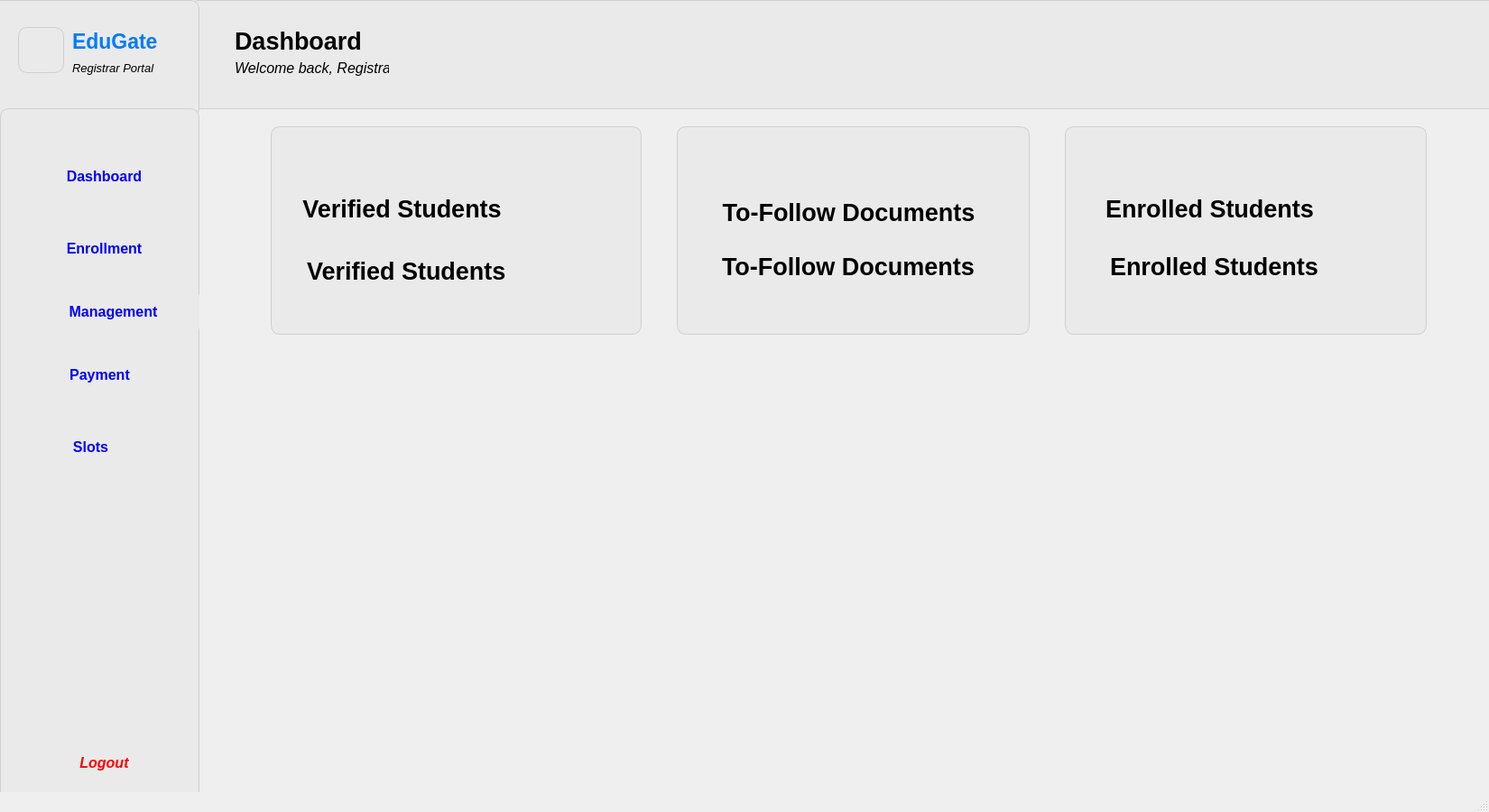
<?xml version="1.0" encoding="UTF-8"?>
<ui version="4.0">
 <class>MainWindow</class>
 <widget class="QMainWindow" name="MainWindow">
  <property name="geometry">
   <rect>
    <x>0</x>
    <y>0</y>
    <width>1650</width>
    <height>900</height>
   </rect>
  </property>
  <property name="sizePolicy">
   <sizepolicy hsizetype="Fixed" vsizetype="Fixed">
    <horstretch>0</horstretch>
    <verstretch>0</verstretch>
   </sizepolicy>
  </property>
  <property name="minimumSize">
   <size>
    <width>1650</width>
    <height>900</height>
   </size>
  </property>
  <property name="maximumSize">
   <size>
    <width>1650</width>
    <height>900</height>
   </size>
  </property>
  <property name="windowTitle">
   <string>MainWindow</string>
  </property>
  <property name="styleSheet">
   <string notr="true">#centralwidget {
    background-color: qlineargradient(
        spread:pad, x1:0, y1:0, x2:0, y2:1,
        stop:0 #eaf3ff,
        stop:1 #d3e8ff
    );
}</string>
  </property>
  <widget class="QWidget" name="centralwidget">
   <widget class="QWidget" name="widget" native="true">
    <property name="geometry">
     <rect>
      <x>210</x>
      <y>0</y>
      <width>1451</width>
      <height>121</height>
     </rect>
    </property>
    <property name="styleSheet">
     <string notr="true">QWidget {
    background-color: #eaeaea;  
    border: 1px solid #cfcfcf;
    border-radius: 10px;
}
</string>
    </property>
    <widget class="QLabel" name="label">
     <property name="geometry">
      <rect>
       <x>50</x>
       <y>20</y>
       <width>191</width>
       <height>51</height>
      </rect>
     </property>
     <property name="font">
      <font>
       <family>Segoe UI</family>
       <pointsize>20</pointsize>
       <weight>75</weight>
       <italic>false</italic>
       <bold>true</bold>
      </font>
     </property>
     <property name="styleSheet">
      <string notr="true">QLabel {
    background-color: #eaeaea;   /* match your widget color */
    border: none;                /* remove border */
    color: #000;                 /* text color (change if needed) */
}
</string>
     </property>
     <property name="text">
      <string>Dashboard</string>
     </property>
    </widget>
    <widget class="QLabel" name="label_2">
     <property name="geometry">
      <rect>
       <x>50</x>
       <y>60</y>
       <width>171</width>
       <height>31</height>
      </rect>
     </property>
     <property name="font">
      <font>
       <family>Segoe UI</family>
       <pointsize>12</pointsize>
       <weight>50</weight>
       <italic>true</italic>
       <bold>false</bold>
      </font>
     </property>
     <property name="styleSheet">
      <string notr="true">QLabel {
    background-color: #eaeaea;   /* match your widget color */
    border: none;                /* remove border */
    color: #000;                 /* text color (change if needed) */
}
</string>
     </property>
     <property name="text">
      <string>Welcome back, Registrar</string>
     </property>
    </widget>
   </widget>
   <widget class="QWidget" name="widget_3" native="true">
    <property name="geometry">
     <rect>
      <x>-20</x>
      <y>0</y>
      <width>241</width>
      <height>131</height>
     </rect>
    </property>
    <property name="styleSheet">
     <string notr="true">QWidget {
    background-color: #eaeaea;  
    border: 1px solid #cfcfcf;
    border-radius: 10px;
}
</string>
    </property>
    <widget class="QLabel" name="label_3">
     <property name="geometry">
      <rect>
       <x>40</x>
       <y>30</y>
       <width>51</width>
       <height>51</height>
      </rect>
     </property>
     <property name="text">
      <string/>
     </property>
     <property name="pixmap">
      <pixmap>../../../Downloads/ChatGPT Image Dec 10, 2025, 02_26_54 PM.png</pixmap>
     </property>
     <property name="scaledContents">
      <bool>true</bool>
     </property>
    </widget>
    <widget class="QLabel" name="label_4">
     <property name="geometry">
      <rect>
       <x>100</x>
       <y>20</y>
       <width>111</width>
       <height>51</height>
      </rect>
     </property>
     <property name="font">
      <font>
       <family>Segoe UI</family>
       <pointsize>17</pointsize>
       <weight>75</weight>
       <italic>false</italic>
       <bold>true</bold>
      </font>
     </property>
     <property name="styleSheet">
      <string notr="true">QLabel {
    color: #007BFF;    /* nice clean blue */
    background-color: transparent;   /* optional */
    border: none;                    /* optional */
}
</string>
     </property>
     <property name="text">
      <string>EduGate</string>
     </property>
    </widget>
    <widget class="QLabel" name="label_5">
     <property name="geometry">
      <rect>
       <x>100</x>
       <y>60</y>
       <width>101</width>
       <height>31</height>
      </rect>
     </property>
     <property name="font">
      <font>
       <family>Segoe UI</family>
       <pointsize>10</pointsize>
       <weight>50</weight>
       <italic>true</italic>
       <bold>false</bold>
      </font>
     </property>
     <property name="styleSheet">
      <string notr="true">QLabel {
    background-color: #eaeaea;   /* match your widget color */
    border: none;                /* remove border */
    color: #000;                 /* text color (change if needed) */
}
</string>
     </property>
     <property name="text">
      <string>Registrar Portal</string>
     </property>
    </widget>
   </widget>
   <widget class="QWidget" name="widget_2" native="true">
    <property name="geometry">
     <rect>
      <x>0</x>
      <y>120</y>
      <width>221</width>
      <height>771</height>
     </rect>
    </property>
    <property name="styleSheet">
     <string notr="true">QWidget {
    background-color: #eaeaea;  
    border: 1px solid #cfcfcf;
    border-radius: 10px;
}
</string>
    </property>
    <widget class="QLabel" name="label_6">
     <property name="geometry">
      <rect>
       <x>20</x>
       <y>60</y>
       <width>41</width>
       <height>31</height>
      </rect>
     </property>
     <property name="font">
      <font>
       <family>Segoe UI</family>
       <pointsize>8</pointsize>
       <weight>50</weight>
       <italic>true</italic>
       <bold>false</bold>
      </font>
     </property>
     <property name="styleSheet">
      <string notr="true">QLabel {
    background-color: #eaeaea;   /* match your widget color */
    border: none;                /* remove border */
    color: #000;                 /* text color (change if needed) */
}
</string>
     </property>
     <property name="text">
      <string/>
     </property>
     <property name="pixmap">
      <pixmap>../../../Downloads/dashboard-monitor.png</pixmap>
     </property>
     <property name="scaledContents">
      <bool>true</bool>
     </property>
    </widget>
    <widget class="QPushButton" name="pushButton">
     <property name="geometry">
      <rect>
       <x>20</x>
       <y>50</y>
       <width>191</width>
       <height>51</height>
      </rect>
     </property>
     <property name="font">
      <font>
       <family>Segoe UI</family>
       <pointsize>12</pointsize>
       <weight>75</weight>
       <bold>true</bold>
      </font>
     </property>
     <property name="styleSheet">
      <string notr="true">QPushButton {
    border: none;
    outline: none;
    color: blue;
}
QPushButton:hover {
    color: #1565c0;
}

QPushButton:pressed {
    color: #0d47a1;
}
</string>
     </property>
     <property name="text">
      <string>Dashboard</string>
     </property>
    </widget>
    <widget class="QLabel" name="label_7">
     <property name="geometry">
      <rect>
       <x>30</x>
       <y>140</y>
       <width>31</width>
       <height>31</height>
      </rect>
     </property>
     <property name="font">
      <font>
       <family>Segoe UI</family>
       <pointsize>8</pointsize>
       <weight>50</weight>
       <italic>true</italic>
       <bold>false</bold>
      </font>
     </property>
     <property name="styleSheet">
      <string notr="true">QLabel {
    background-color: #eaeaea;   /* match your widget color */
    border: none;                /* remove border */
    color: #000;                 /* text color (change if needed) */
}
</string>
     </property>
     <property name="text">
      <string/>
     </property>
     <property name="pixmap">
      <pixmap>../../../Downloads/user-add.png</pixmap>
     </property>
     <property name="scaledContents">
      <bool>true</bool>
     </property>
    </widget>
    <widget class="QPushButton" name="pushButton_2">
     <property name="geometry">
      <rect>
       <x>20</x>
       <y>130</y>
       <width>191</width>
       <height>51</height>
      </rect>
     </property>
     <property name="font">
      <font>
       <family>Segoe UI</family>
       <pointsize>12</pointsize>
       <weight>75</weight>
       <bold>true</bold>
      </font>
     </property>
     <property name="toolTip">
      <string>&lt;html&gt;&lt;head/&gt;&lt;body&gt;&lt;p&gt;Enrollment&lt;br/&gt;Management&lt;/p&gt;&lt;/body&gt;&lt;/html&gt;</string>
     </property>
     <property name="styleSheet">
      <string notr="true">QPushButton {
    border: none;
    outline: none;
    color: blue;
}
QPushButton:hover {
    color: #1565c0;
}

QPushButton:pressed {
    color: #0d47a1;
}
</string>
     </property>
     <property name="text">
      <string>Enrollment</string>
     </property>
    </widget>
    <widget class="QLabel" name="label_8">
     <property name="geometry">
      <rect>
       <x>20</x>
       <y>210</y>
       <width>41</width>
       <height>31</height>
      </rect>
     </property>
     <property name="font">
      <font>
       <family>Segoe UI</family>
       <pointsize>8</pointsize>
       <weight>50</weight>
       <italic>true</italic>
       <bold>false</bold>
      </font>
     </property>
     <property name="styleSheet">
      <string notr="true">QLabel {
    background-color: #eaeaea;   /* match your widget color */
    border: none;                /* remove border */
    color: #000;                 /* text color (change if needed) */
}
</string>
     </property>
     <property name="text">
      <string/>
     </property>
     <property name="pixmap">
      <pixmap>../../../Downloads/people-group.png</pixmap>
     </property>
     <property name="scaledContents">
      <bool>true</bool>
     </property>
    </widget>
    <widget class="QPushButton" name="pushButton_3">
     <property name="geometry">
      <rect>
       <x>30</x>
       <y>200</y>
       <width>191</width>
       <height>51</height>
      </rect>
     </property>
     <property name="font">
      <font>
       <family>Segoe UI</family>
       <pointsize>12</pointsize>
       <weight>75</weight>
       <bold>true</bold>
      </font>
     </property>
     <property name="toolTip">
      <string>&lt;html&gt;&lt;head/&gt;&lt;body&gt;&lt;p&gt;Enrollment&lt;br/&gt;Management&lt;/p&gt;&lt;/body&gt;&lt;/html&gt;</string>
     </property>
     <property name="styleSheet">
      <string notr="true">QPushButton {
    border: none;
    outline: none;
    color: blue;
}
QPushButton:hover {
    color: #1565c0;
}

QPushButton:pressed {
    color: #0d47a1;
}
</string>
     </property>
     <property name="text">
      <string>Management</string>
     </property>
    </widget>
    <widget class="QPushButton" name="pushButton_4">
     <property name="geometry">
      <rect>
       <x>20</x>
       <y>700</y>
       <width>191</width>
       <height>51</height>
      </rect>
     </property>
     <property name="font">
      <font>
       <family>Segoe UI</family>
       <pointsize>12</pointsize>
       <weight>75</weight>
       <italic>true</italic>
       <bold>true</bold>
      </font>
     </property>
     <property name="toolTip">
      <string>&lt;html&gt;&lt;head/&gt;&lt;body&gt;&lt;p&gt;Enrollment&lt;br/&gt;Management&lt;/p&gt;&lt;/body&gt;&lt;/html&gt;</string>
     </property>
     <property name="styleSheet">
      <string notr="true">QPushButton {
    border: none;
    outline: none;
}

QPushButton {
    color: red;
}

</string>
     </property>
     <property name="text">
      <string>Logout</string>
     </property>
    </widget>
    <widget class="QLabel" name="label_9">
     <property name="geometry">
      <rect>
       <x>30</x>
       <y>710</y>
       <width>41</width>
       <height>31</height>
      </rect>
     </property>
     <property name="font">
      <font>
       <family>Segoe UI</family>
       <pointsize>8</pointsize>
       <weight>50</weight>
       <italic>true</italic>
       <bold>false</bold>
      </font>
     </property>
     <property name="styleSheet">
      <string notr="true">QLabel {
    background-color: #eaeaea;   /* match your widget color */
    border: none;                /* remove border */
    color: #000;                 /* text color (change if needed) */
}
</string>
     </property>
     <property name="text">
      <string/>
     </property>
     <property name="pixmap">
      <pixmap>../../../Downloads/sign-out-alt.png</pixmap>
     </property>
     <property name="scaledContents">
      <bool>true</bool>
     </property>
    </widget>
    <widget class="QPushButton" name="pushButton_6">
     <property name="geometry">
      <rect>
       <x>20</x>
       <y>270</y>
       <width>181</width>
       <height>51</height>
      </rect>
     </property>
     <property name="font">
      <font>
       <family>Segoe UI</family>
       <pointsize>12</pointsize>
       <weight>75</weight>
       <bold>true</bold>
      </font>
     </property>
     <property name="toolTip">
      <string>&lt;html&gt;&lt;head/&gt;&lt;body&gt;&lt;p&gt;Enrollment&lt;br/&gt;Management&lt;/p&gt;&lt;/body&gt;&lt;/html&gt;</string>
     </property>
     <property name="styleSheet">
      <string notr="true">QPushButton {
    border: none;
    outline: none;
    color: blue;
}
QPushButton:hover {
    color: #1565c0;
}

QPushButton:pressed {
    color: #0d47a1;
}
</string>
     </property>
     <property name="text">
      <string>Payment</string>
     </property>
    </widget>
    <widget class="QLabel" name="label_11">
     <property name="geometry">
      <rect>
       <x>20</x>
       <y>280</y>
       <width>41</width>
       <height>31</height>
      </rect>
     </property>
     <property name="font">
      <font>
       <family>Segoe UI</family>
       <pointsize>8</pointsize>
       <weight>50</weight>
       <italic>true</italic>
       <bold>false</bold>
      </font>
     </property>
     <property name="styleSheet">
      <string notr="true">QLabel {
    background-color: #eaeaea;   /* match your widget color */
    border: none;                /* remove border */
    color: #000;                 /* text color (change if needed) */
}
</string>
     </property>
     <property name="text">
      <string/>
     </property>
     <property name="pixmap">
      <pixmap>../../../Downloads/credit-card.png</pixmap>
     </property>
     <property name="scaledContents">
      <bool>true</bool>
     </property>
    </widget>
    <widget class="QLabel" name="label_13">
     <property name="geometry">
      <rect>
       <x>20</x>
       <y>360</y>
       <width>41</width>
       <height>31</height>
      </rect>
     </property>
     <property name="font">
      <font>
       <family>Segoe UI</family>
       <pointsize>8</pointsize>
       <weight>50</weight>
       <italic>true</italic>
       <bold>false</bold>
      </font>
     </property>
     <property name="styleSheet">
      <string notr="true">QLabel {
    background-color: #eaeaea;   /* match your widget color */
    border: none;                /* remove border */
    color: #000;                 /* text color (change if needed) */
}
</string>
     </property>
     <property name="text">
      <string/>
     </property>
     <property name="pixmap">
      <pixmap>../../../Downloads/people-group.png</pixmap>
     </property>
     <property name="scaledContents">
      <bool>true</bool>
     </property>
    </widget>
    <widget class="QPushButton" name="pushButton_5">
     <property name="geometry">
      <rect>
       <x>60</x>
       <y>360</y>
       <width>81</width>
       <height>31</height>
      </rect>
     </property>
     <property name="font">
      <font>
       <family>Segoe UI</family>
       <pointsize>12</pointsize>
       <weight>75</weight>
       <bold>true</bold>
      </font>
     </property>
     <property name="toolTip">
      <string>&lt;html&gt;&lt;head/&gt;&lt;body&gt;&lt;p&gt;Enrollment&lt;br/&gt;Management&lt;/p&gt;&lt;/body&gt;&lt;/html&gt;</string>
     </property>
     <property name="styleSheet">
      <string notr="true">QPushButton {
    border: none;
    outline: none;
    color: blue;
}
QPushButton:hover {
    color: #1565c0;
}

QPushButton:pressed {
    color: #0d47a1;
}
</string>
     </property>
     <property name="text">
      <string>Slots</string>
     </property>
    </widget>
    <zorder>pushButton</zorder>
    <zorder>label_6</zorder>
    <zorder>pushButton_2</zorder>
    <zorder>label_7</zorder>
    <zorder>pushButton_3</zorder>
    <zorder>label_8</zorder>
    <zorder>pushButton_4</zorder>
    <zorder>label_9</zorder>
    <zorder>pushButton_6</zorder>
    <zorder>label_11</zorder>
    <zorder>label_13</zorder>
    <zorder>pushButton_5</zorder>
   </widget>
   <widget class="QWidget" name="widget_6" native="true">
    <property name="geometry">
     <rect>
      <x>300</x>
      <y>140</y>
      <width>411</width>
      <height>231</height>
     </rect>
    </property>
    <property name="styleSheet">
     <string notr="true">QWidget {
    background-color: #eaeaea;  
    border: 1px solid #cfcfcf;
    border-radius: 10px;
}
</string>
    </property>
    <widget class="QLabel" name="label_10">
     <property name="geometry">
      <rect>
       <x>30</x>
       <y>20</y>
       <width>41</width>
       <height>31</height>
      </rect>
     </property>
     <property name="font">
      <font>
       <family>Segoe UI</family>
       <pointsize>8</pointsize>
       <weight>50</weight>
       <italic>true</italic>
       <bold>false</bold>
      </font>
     </property>
     <property name="styleSheet">
      <string notr="true">QLabel {
    background-color: #eaeaea;   /* match your widget color */
    border: none;                /* remove border */
    color: #000;                 /* text color (change if needed) */
}
</string>
     </property>
     <property name="text">
      <string/>
     </property>
     <property name="pixmap">
      <pixmap>../../../Downloads/check-mark_12503776.png</pixmap>
     </property>
     <property name="scaledContents">
      <bool>true</bool>
     </property>
    </widget>
    <widget class="QLabel" name="label_16">
     <property name="geometry">
      <rect>
       <x>40</x>
       <y>140</y>
       <width>231</width>
       <height>41</height>
      </rect>
     </property>
     <property name="font">
      <font>
       <family>Segoe UI</family>
       <pointsize>20</pointsize>
       <weight>75</weight>
       <bold>true</bold>
      </font>
     </property>
     <property name="styleSheet">
      <string notr="true">QLabel {
    background-color: #eaeaea;   /* match your widget color */
    border: none;                /* remove border */
    color: #000;                 /* text color (change if needed) */
}
</string>
     </property>
     <property name="text">
      <string>Verified Students</string>
     </property>
    </widget>
    <widget class="QPushButton" name="btnVerified">
     <property name="geometry">
      <rect>
       <x>20</x>
       <y>80</y>
       <width>251</width>
       <height>23</height>
      </rect>
     </property>
     <property name="font">
      <font>
       <family>Segoe UI</family>
       <pointsize>20</pointsize>
       <weight>75</weight>
       <bold>true</bold>
      </font>
     </property>
     <property name="styleSheet">
      <string notr="true">QPushButton {
    background-color: #eaeaea;   /* match your widget color */
    border: none;                /* remove border */
    color: #000;                 /* text color (change if needed) */
}
</string>
     </property>
     <property name="text">
      <string>Verified Students</string>
     </property>
    </widget>
   </widget>
   <widget class="QWidget" name="widget_5" native="true">
    <property name="geometry">
     <rect>
      <x>750</x>
      <y>140</y>
      <width>391</width>
      <height>231</height>
     </rect>
    </property>
    <property name="styleSheet">
     <string notr="true">QWidget {
    background-color: #eaeaea;  
    border: 1px solid #cfcfcf;
    border-radius: 10px;
}
</string>
    </property>
    <widget class="QLabel" name="label_12">
     <property name="geometry">
      <rect>
       <x>20</x>
       <y>20</y>
       <width>41</width>
       <height>31</height>
      </rect>
     </property>
     <property name="font">
      <font>
       <family>Segoe UI</family>
       <pointsize>8</pointsize>
       <weight>50</weight>
       <italic>true</italic>
       <bold>false</bold>
      </font>
     </property>
     <property name="styleSheet">
      <string notr="true">QLabel {
    background-color: #eaeaea;   /* match your widget color */
    border: none;                /* remove border */
    color: #000;                 /* text color (change if needed) */
}
</string>
     </property>
     <property name="text">
      <string/>
     </property>
     <property name="pixmap">
      <pixmap>../../../Downloads/agreement_14251593.png</pixmap>
     </property>
     <property name="scaledContents">
      <bool>true</bool>
     </property>
    </widget>
    <widget class="QLabel" name="label_17">
     <property name="geometry">
      <rect>
       <x>50</x>
       <y>130</y>
       <width>281</width>
       <height>51</height>
      </rect>
     </property>
     <property name="font">
      <font>
       <family>Segoe UI</family>
       <pointsize>20</pointsize>
       <weight>75</weight>
       <bold>true</bold>
      </font>
     </property>
     <property name="styleSheet">
      <string notr="true">QLabel {
    background-color: #eaeaea;   /* match your widget color */
    border: none;                /* remove border */
    color: #000;                 /* text color (change if needed) */
}
</string>
     </property>
     <property name="text">
      <string>To-Follow Documents</string>
     </property>
    </widget>
    <widget class="QPushButton" name="btnToFollow">
     <property name="geometry">
      <rect>
       <x>50</x>
       <y>80</y>
       <width>281</width>
       <height>31</height>
      </rect>
     </property>
     <property name="font">
      <font>
       <family>Segoe UI</family>
       <pointsize>20</pointsize>
       <weight>75</weight>
       <bold>true</bold>
      </font>
     </property>
     <property name="styleSheet">
      <string notr="true">QPushButton {
    background-color: #eaeaea;   /* match your widget color */
    border: none;                /* remove border */
    color: #000;                 /* text color (change if needed) */
}
</string>
     </property>
     <property name="text">
      <string>To-Follow Documents</string>
     </property>
    </widget>
   </widget>
   <widget class="QWidget" name="widget_7" native="true">
    <property name="geometry">
     <rect>
      <x>1180</x>
      <y>140</y>
      <width>401</width>
      <height>231</height>
     </rect>
    </property>
    <property name="styleSheet">
     <string notr="true">QWidget {
    background-color: #eaeaea;  
    border: 1px solid #cfcfcf;
    border-radius: 10px;
}
</string>
    </property>
    <widget class="QLabel" name="label_14">
     <property name="geometry">
      <rect>
       <x>20</x>
       <y>20</y>
       <width>41</width>
       <height>31</height>
      </rect>
     </property>
     <property name="font">
      <font>
       <family>Segoe UI</family>
       <pointsize>8</pointsize>
       <weight>50</weight>
       <italic>true</italic>
       <bold>false</bold>
      </font>
     </property>
     <property name="styleSheet">
      <string notr="true">QLabel {
    background-color: #eaeaea;   /* match your widget color */
    border: none;                /* remove border */
    color: #000;                 /* text color (change if needed) */
}
</string>
     </property>
     <property name="text">
      <string/>
     </property>
     <property name="pixmap">
      <pixmap>../../../Downloads/groups_7235322.png</pixmap>
     </property>
     <property name="scaledContents">
      <bool>true</bool>
     </property>
    </widget>
    <widget class="QLabel" name="label_18">
     <property name="geometry">
      <rect>
       <x>50</x>
       <y>140</y>
       <width>231</width>
       <height>31</height>
      </rect>
     </property>
     <property name="font">
      <font>
       <family>Segoe UI</family>
       <pointsize>20</pointsize>
       <weight>75</weight>
       <bold>true</bold>
      </font>
     </property>
     <property name="styleSheet">
      <string notr="true">QLabel {
    background-color: #eaeaea;   /* match your widget color */
    border: none;                /* remove border */
    color: #000;                 /* text color (change if needed) */
}
</string>
     </property>
     <property name="text">
      <string>Enrolled Students</string>
     </property>
    </widget>
    <widget class="QPushButton" name="btnEnrolled">
     <property name="geometry">
      <rect>
       <x>30</x>
       <y>80</y>
       <width>261</width>
       <height>23</height>
      </rect>
     </property>
     <property name="font">
      <font>
       <family>Segoe UI</family>
       <pointsize>20</pointsize>
       <weight>75</weight>
       <bold>true</bold>
      </font>
     </property>
     <property name="styleSheet">
      <string notr="true">QPushButton {
    background-color: #eaeaea;   /* match your widget color */
    border: none;                /* remove border */
    color: #000;                 /* text color (change if needed) */
}
</string>
     </property>
     <property name="text">
      <string>Enrolled Students</string>
     </property>
    </widget>
   </widget>
  </widget>
  <widget class="QStatusBar" name="statusbar"/>
 </widget>
 <resources/>
 <connections/>
</ui>
